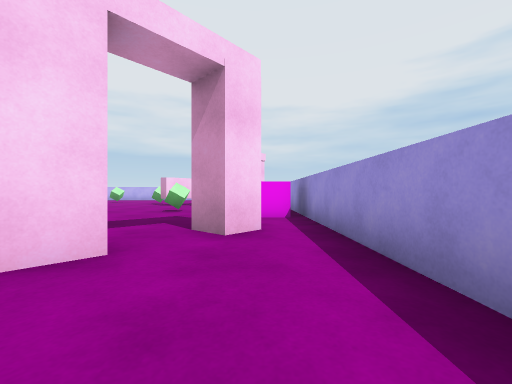
[1] (above)

20 first-person views from a walk through a scene from a Unity 3-D project. The camera is 0.62 m above the floor, looks level and sees 90° across. The floor is counted in squares, 1 m on a side. Each view is taken from the middle of a square. On the plan, view 1 faces up. The plan holds only what a view shows up to about 9 squares ahead; the rest is blank. The player is left out.

[2]
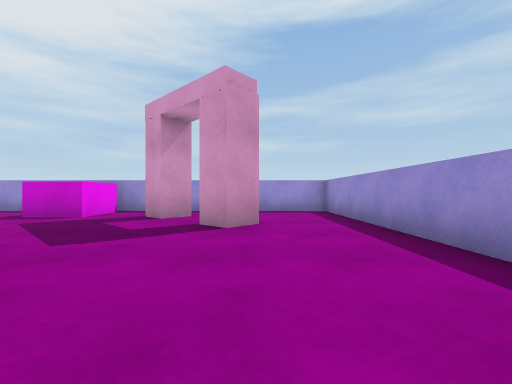

[3]
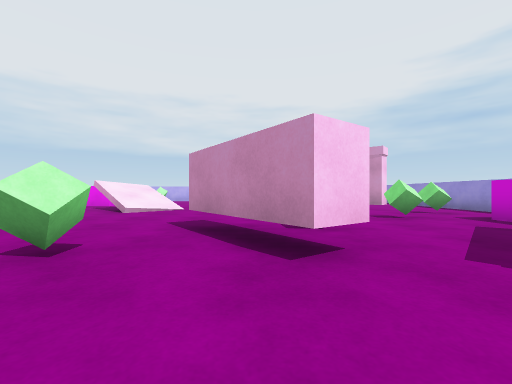

[4]
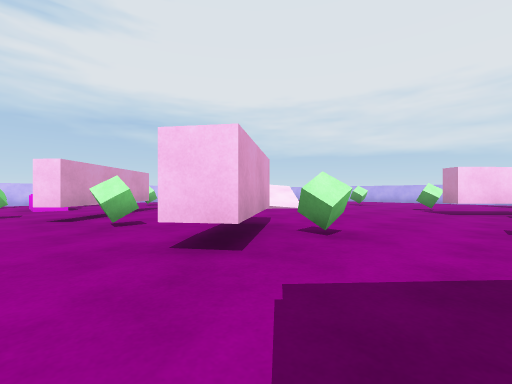

[5]
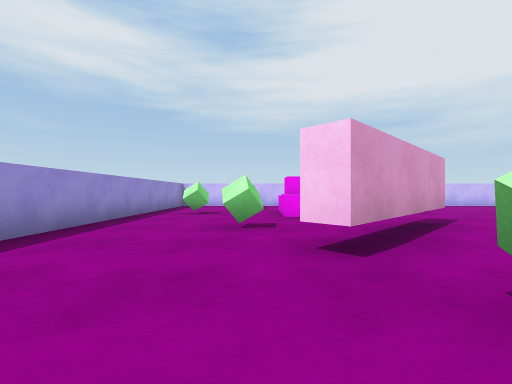

[6]
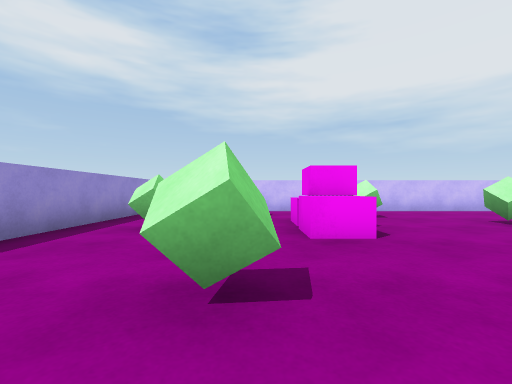

[7]
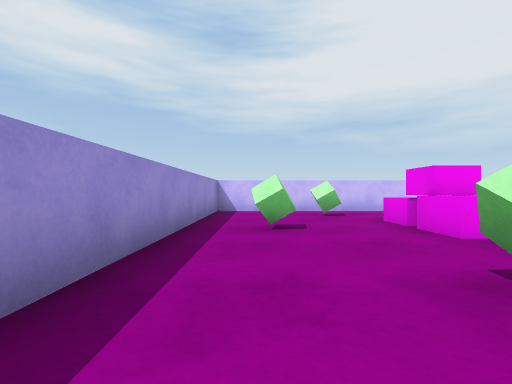

[8]
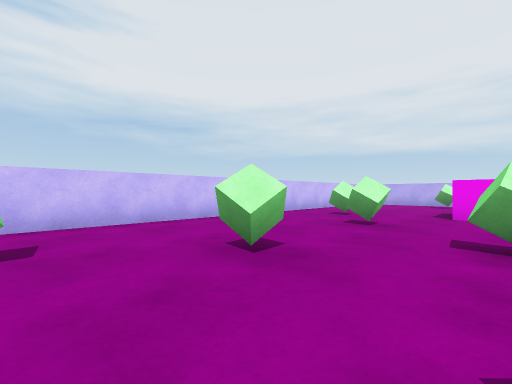

[9]
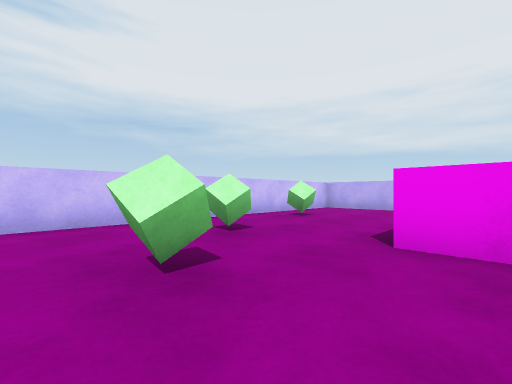

[10]
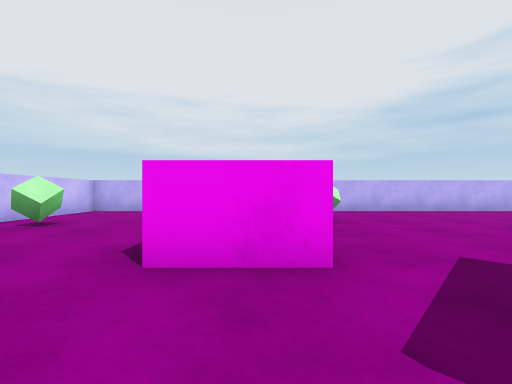

[11]
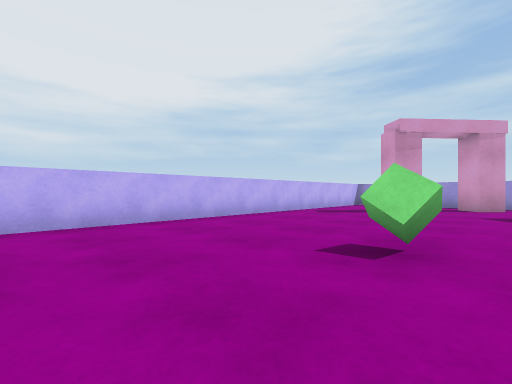

[12]
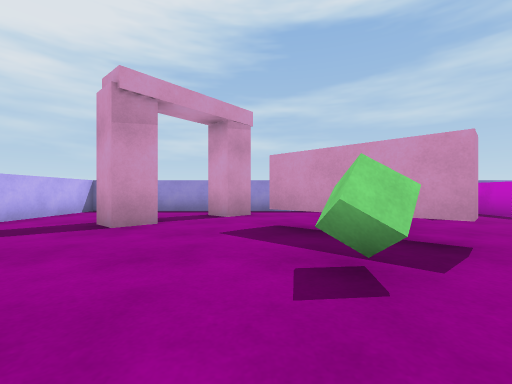

[13]
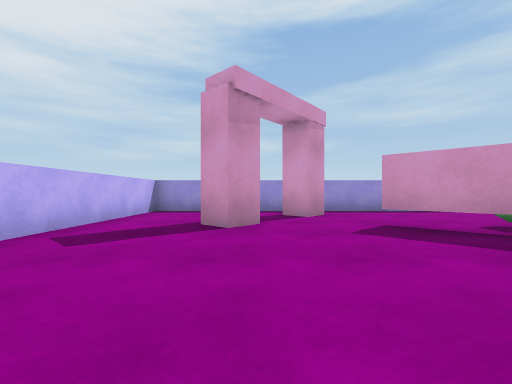

[14]
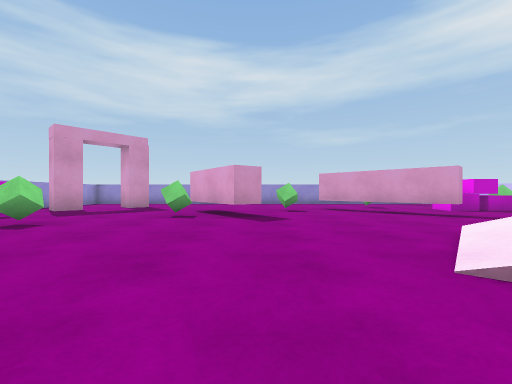

[15]
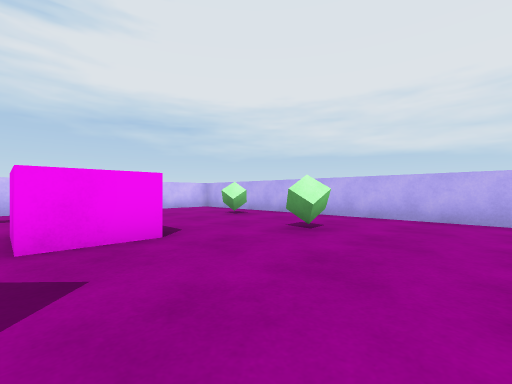

[16]
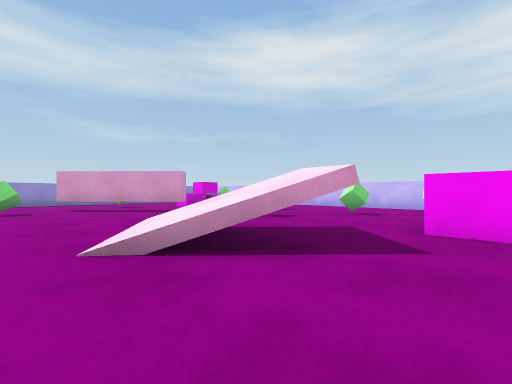

[17]
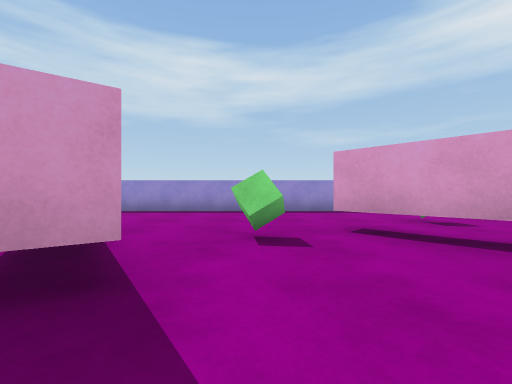

[18]
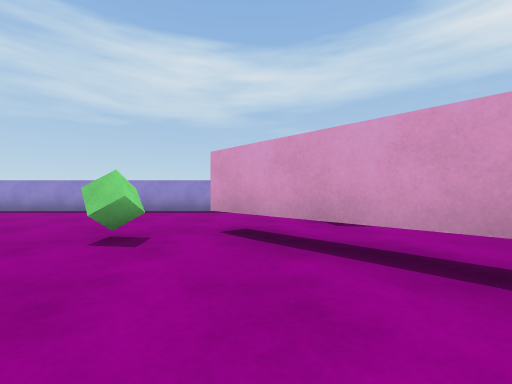

[19]
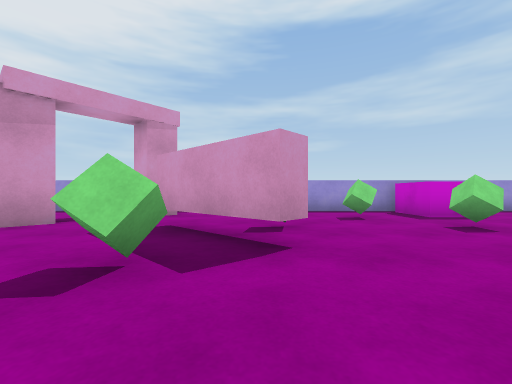

[20]
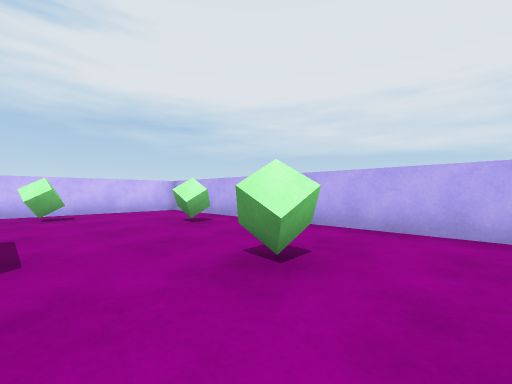

### Floor plan
Key: @ floor where view 1 was taken; # wall or solid block; . floor; / step, stairs or slope; T thing the floor can be seen under or through; O other object.
Columns run from 18 left of view 1 to 2 right of it. Each row starts with its distance up from view 1.
 19 #####################
 18 #..O................#
 17 #......O........#...#
 16 #O..............#...#
 15 #.........O.......#.#
 14 #...OO..............#
 13 #.O.OO.#.....O.T....#
 12 #......//.....T.O...#
 11 #..O.. ///..........#
 10 #.......//..........#
  9 #....O...........O..#
  8 #..O............O...#
  7 #.................OO#
  6 #.O...T....##O......#
  5 #  ....T....##......#
  4 #..OO...T.O......##.#
  3 #O.....O........#...#
  2 #...............#...#
  1 #...O...............#
  0 #.................@.#
 -1 #####################

Where each view was taken, in squares from view 1:
view 1: 0 up, 0 right, facing up
view 2: 2 up, 7 left, facing right
view 3: 2 up, 6 left, facing up
view 4: 3 up, 3 left, facing up-left
view 5: 3 up, 7 left, facing left
view 6: 3 up, 10 left, facing left
view 7: 1 up, 10 left, facing left
view 8: 6 up, 13 left, facing up-left
view 9: 10 up, 13 left, facing up-left
view 10: 11 up, 13 left, facing up
view 11: 14 up, 11 left, facing up-right
view 12: 14 up, 7 left, facing right
view 13: 16 up, 7 left, facing right
view 14: 13 up, 7 left, facing down
view 15: 13 up, 9 left, facing up-left
view 16: 14 up, 8 left, facing down-left
view 17: 8 up, 8 left, facing down
view 18: 8 up, 10 left, facing down
view 19: 12 up, 7 left, facing right
view 20: 15 up, 10 left, facing up-left
